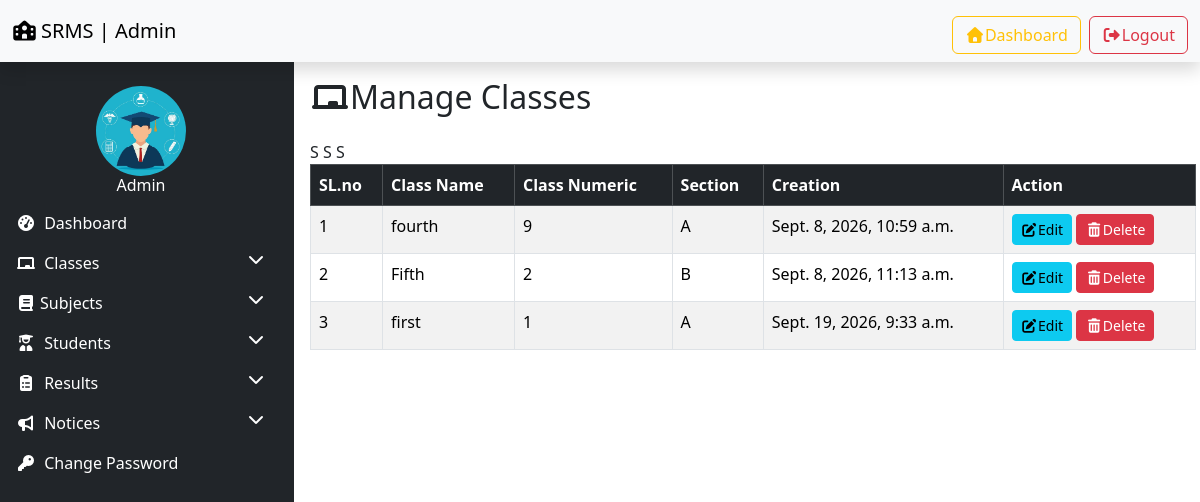
Page /manage_classes/ (signed in) on the committed database.
### resultapp/models.py (models this page shows, shortened)
class Class(models.Model):
    class_name = models.CharField(max_length=50)
    class_numeric = models.IntegerField()
    section = models.CharField(max_length=20)
    creation_date = models.DateTimeField(auto_now_add=True)
    updation_date = models.DateTimeField(auto_now=True)

### resultapp/views.py (the view, shortened to what this page needs)
# urls.py: path('manage_classes/',manage_classes, name='manage_classes'),
@login_required
def manage_classes(request):
    classes = Class.objects.all()
    return render(request,'manage_classes.html',locals())

### resultapp/templates/manage_classes.html (shortened to what this page needs)
{% extends 'admin_base.html' %}
{% load static %}
{% block content %}
<div>
   <h2 class="mb-4"><i class="fas fa-chalkboard "></i>Manage Classes</h2>
            <table class="table table-bordered table-striped">
                <thead class="table-dark">
                    <tr>
                        <th>SL.no</th>
                        <th>Class Name</th>
                        <th>Class Numeric</th>
                        <th>Section</th>
                        <th>Creation</th>
                        <th>Action</th>
                    </tr>
                </thead>
                <tbody>
                    {% for c in classes %}
                    <tr>
                        <td>{{forloop.counter}}</td>
                        <td>{{c.class_name}}</td>
                        <td>{{c.class_numeric}}</td>
                        <td>{{c.section}}</td>
                        <td>{{c.creation_date}}</td>S
                        <td>
                            <a href="{% url 'edit_class' c.id %}" class="btn btn-info btn-sm"><i class ="fas fa-edit"></i>Edit</a>
                         <a href="?delete={{c.id}}" onclick="return confirm('Are you sure you want to delele this class?')" class="btn btn-danger btn-sm"><i class ="fas fa-trash-alt"></i>Delete</a>
                        </td>
                    </tr>
                    {% empty %}
                    <tr>
                        <td colspan="6" class="text-center">No classes found.</td>
                    </tr>
                    {% endfor %}
                </tbody>
            </table>
</div>
{% endblock %}

### rows in the picture
Class: class_name "fourth", class_numeric "9", section "A", creation_date "Sept. 8, 2026, 10:59 a.m."
Class: class_name "Fifth", class_numeric "2", section "B", creation_date "Sept. 8, 2026, 11:13 a.m."
Class: class_name "first", class_numeric "1", section "A", creation_date "Sept. 19, 2026, 9:33 a.m."
